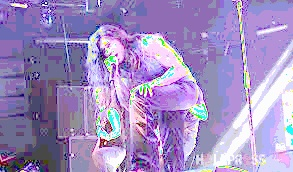

Recreate this plot in Python.
import cv2
import numpy as np
from matplotlib import pyplot as plt

img = cv2.imread('leoJimenez.jpeg')
cv2.imshow('Original',img)
cv2.waitKey(0)

img2 = np.log2(1 + img.astype(np.float)).astype(np.uint8)

img2 = 36*img2
cv2.imwrite('whiteIntensity.jpg',img2)
cv2.imshow('Iluminada',img2)
cv2.waitKey(0)
fig = plt.gcf()
fig.canvas.set_window_title('LSP histogram')
plt.hist(img2.ravel(),256,[0,256]); plt.show()
img3 = img2
B = np.int(img3.max())
A = np.int(img3.min())
print ("Maximum intensity = ", B)
print ("minimum intensity = ", A)

cv2.destroyAllWindows()
